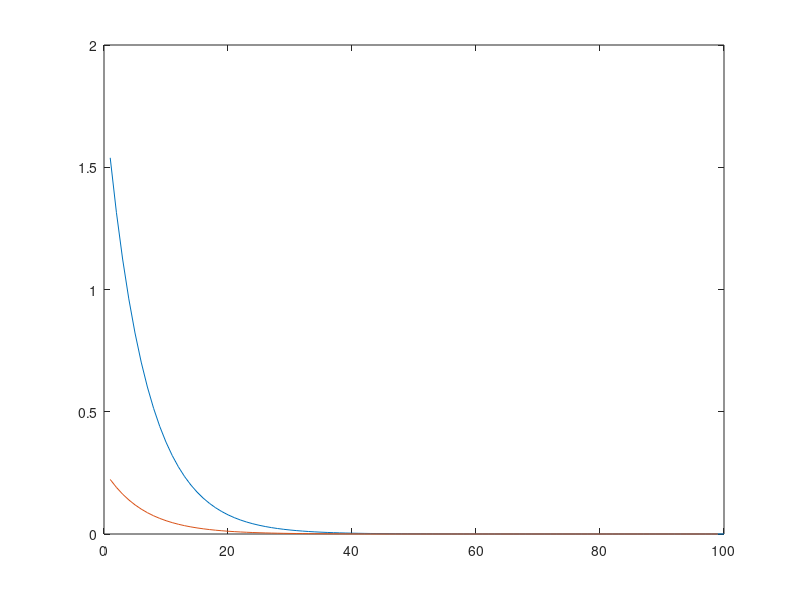

Recreate this plot in MATLAB.
%Macro III
%Assignment 2
%Fred Xu and Jonah Coste
%1/23/19

%Question 1
beta = .97;
delta = .1;
theta = .3;
foc=@(policy) [policy(2)^theta-delta*policy(2)-policy(1);
	policy(1)*(beta*(theta * policy(2)^(theta-1))-1)+1-delta];
%First order conditions in the steady state, taking vector policy as argument
%consumption and capital are the first and second element of the policy vector
initial_guess=[1;1];
steady_state=fsolve(foc,initial_guess)

%Question 2
%2.1
%V^e = u(w_h) + \beta [\pi_e V^e + (1-\pi_e) V^u]
%V^u = u(w_l) + \beta [\pi_u V^u + (1-\pi_u) V^e]

%2.2
u=@(c) log(c);
beta=.96;
wh=1;
wl=.9;
prob_e=.95;
prob_u=.9;
coef=[beta*prob_e-1, beta*(1-prob_e); beta*(1-prob_u), beta*prob_u-1];
%Left hand side of the linear equations whose first variable is value when employed
%and second is value when unemployed
const=[-u(wh);-u(wl)];
v=inv(coef)*const

%2.3
prob_matrix=[prob_e, 1-prob_u; 1-prob_e, prob_u];
[V,D]=eig(prob_matrix);
unemploymentRate=V(2,1)/(V(1,1)+V(2,1))

%Question 3
%n=@(z) (w./(alpha*z)).^(1/(alpha-1));
%value=z.*n(z).^alpha-w*n(z)+beta*(1-lambda)*probMat*value;

%Question 4
%4.1
N=5;
z=zeros(N,1);
for i=1:N
	z(i)=i/N;
end
probMat=zeros(N)+.05+eye(N)*(.8-.05);
w=1;
alpha=.7;
beta=.95;
lambda=.1;
coef=beta*(1-lambda)*probMat-eye(N);
n=@(z) (w./(alpha*z)).^(1/(alpha-1));
const=-(z.*n(z).^alpha-w*n(z));
vStar=inv(coef)*const

%4.2
t=1;
T=100;
value=zeros(N,T);
L=zeros(T,1);
D=zeros(T-1,1);
indL=0;
indD=0;
epsilon=1e-4;
while t<=T
	value(:,t+1)=z.*n(z).^alpha-w*n(z)+beta*(1-lambda)*probMat*value(:,t);
	L(t)=sum(abs(value(:,t)-vStar));
	D(t)=sum(abs(value(:,t+1)-value(:,t)));
	if D(t)<epsilon
		indD=indD+1;
	end
	if L(t)<epsilon
		indL=indL+1;
	end
	if indL==1
		L_iter=t
	end
	if indD==1
		D_iter=t
	end
	t=t+1;
end
plot(1:T,L,1:T-1,D(1:T-1))